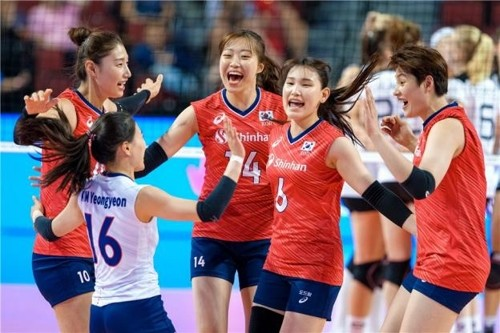
#> input picture Face Detection/data/image/sports_02.jpg, 500 x 333 px, found by its file name
$ jupyter execute haarcascade_face_detection.ipynb   (shell and % lines are left out)
#> lines starting #> are read from the running program, lines starting #| are printed output that depends on the picture; after the words box and inside, x2 and y2 are one past the last pixel; in counts of white or black regions, pixels touching at a corner belong together
haarcascade face detection

*   이미지 크기, 해상도에 영향을 받는다
*   사전에 만들어진 로직대로 인식하는 방식

[cell 1]
# 내 구글 드라이버에 연동
from google.colab import drive
drive.mount('/content/gdrive')

[cell 2]
# Colab에서 GitHub 에 있는 데이터 가져오기
# haarcascade xml 다운로드 URL : https://github.com/opencv/opencv
# Clone Web URL 를 복사해 옵니다.

[cell 3]
# haarcascade xml 파일만 복사
print('folder copy complete!!')

[cell 4]
# 다운로드 받았던 파일 제거(선택사항)

[cell 5]
# 필요한 패키지와 모듈을 불러옴
import cv2
from google.colab.patches import cv2_imshow
import numpy as np

[cell 6]
# OpenCV 버전 확인
print("OpenCV version:")
print(cv2.__version__)

[cell 7]
def detectAndDisplay(frame):
    # frame_width 에 맞춰 image resize
    (height, width) = frame.shape[:2]
    ratio = frame_width / width
    dimension = (frame_width, int(height * ratio))
    frame = cv2.resize(frame, dimension, interpolation = cv2.INTER_AREA)

    frame_gray = cv2.cvtColor(frame, cv2.COLOR_BGR2GRAY)  # 채널이 많으면 인식율이 떨어짐으로 하나의 채널로 변환(BGR to GRAY)
    frame_gray = cv2.equalizeHist(frame_gray)             # 디지털 이미지처럼 단순화함
    # faces detection 한다.
    faces = face_cascade.detectMultiScale(frame_gray)
    for (x,y,w,h) in faces:
        center = (x + w//2, y + h//2)
        frame = cv2.rectangle(frame, (x, y), (x+w, y+h), (0, 255, 0), 4)  # detection 된 얼굴에 사각형을 그린다.
        faceROI = frame_gray[y:y+h,x:x+w]  # frame_gray에서 방금 그린 얼굴 사각형 영역만 가져온다.(faceROI)
        # faceROI 에서 eyes 을 detection 한다.
        eyes = eyes_cascade.detectMultiScale(faceROI)
        for (x2,y2,w2,h2) in eyes:
            eye_center = (x + x2 + w2//2, y + y2 + h2//2)
            radius = int(round((w2 + h2)*0.25))  # 반지름 계산
            frame = cv2.circle(frame, eye_center, radius, (255, 0, 0 ), 4)  # detection 된 눈에 원을 그린다.

    print("#### Face detection(haarcascade) ####")
    # 이미지를 Display 한다.
    cv2_imshow(frame)

[cell 8]
# detection 하기 전에 원본 이미지를 Display 한다.
img = cv2.imread("gdrive/My Drive/CV/Face Detection/data/image/sports_02.jpg")
#> img is the input picture: shape (333, 500, 3); mean B, G, R 109.9, 101.4, 129
print("width: {} pixels".format(img.shape[1]))
#| width: 500 pixels
print("height: {} pixels".format(img.shape[0]))
#| height: 333 pixels
print("channels: {}".format(img.shape[2]))
#| channels: 3

(height, width) = img.shape[:2]
#> height = 333; width = 500

print("#### Original Image ####")
cv2_imshow(img)

[cell 9]
# 특성값이 미리 정의되어 있는 haarcascade xml 파일 위치 정의
face_cascade_name = 'gdrive/My Drive/CV/Face Detection/data/haarcascades/haarcascade_frontalface_alt.xml'     # 얼굴을 인식하는 feature 파일
eyes_cascade_name = 'gdrive/My Drive/CV/Face Detection/data/haarcascades/haarcascade_eye_tree_eyeglasses.xml' # 눈을 인식하는 feature 파일

# face_cascade 인스턴스를 생성한다.
face_cascade = cv2.CascadeClassifier()
# eyes_cascade 인스턴스를 생성한다.
eyes_cascade = cv2.CascadeClassifier()

[cell 10]
# cascades 파일을 불러온다.
if not face_cascade.load(cv2.samples.findFile(face_cascade_name)):
    print('--(!)Error loading face cascade')
    exit(0)
if not eyes_cascade.load(cv2.samples.findFile(eyes_cascade_name)):
    print('--(!)Error loading eyes cascade')
    exit(0)

# 이미지 width size 지정
frame_width = 650

# face detection 하고 display 하는 함수 호출
detectAndDisplay(img)
#> in detectAndDisplay, `frame = cv2.resize(frame, dimension, interpolation = cv2.INTER_AREA)`:
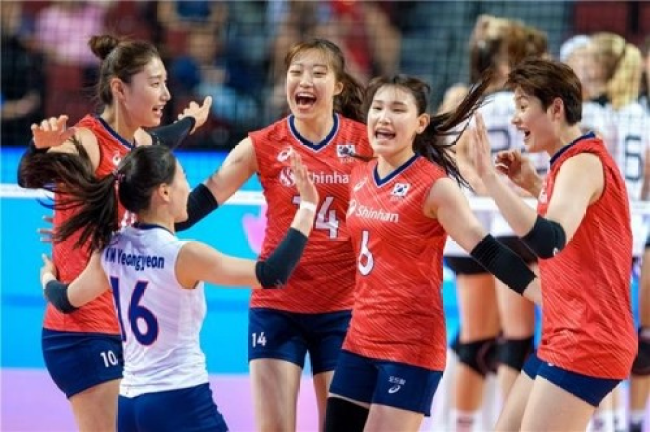
#> frame: shape (432, 650, 3); mean of channels 0, 1, 2 109.7, 101.3, 128.9; drawn as B, G, R
#> in detectAndDisplay, `frame_gray = cv2.cvtColor(frame, cv2.COLOR_BGR2GRAY)`:
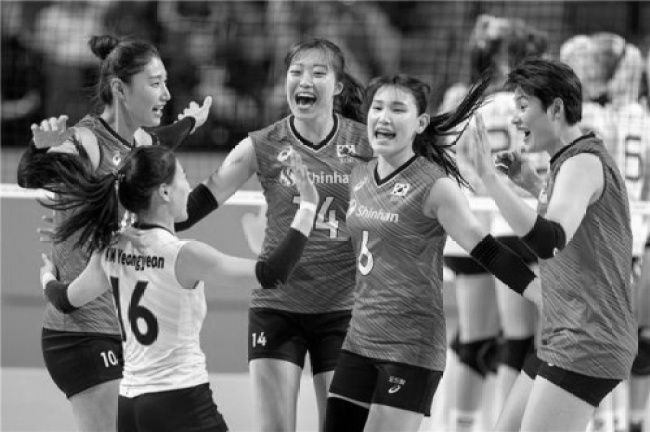
#> frame_gray: shape (432, 650); min 0, max 254, mean 110.6
#> in detectAndDisplay, `frame_gray = cv2.equalizeHist(frame_gray)`:
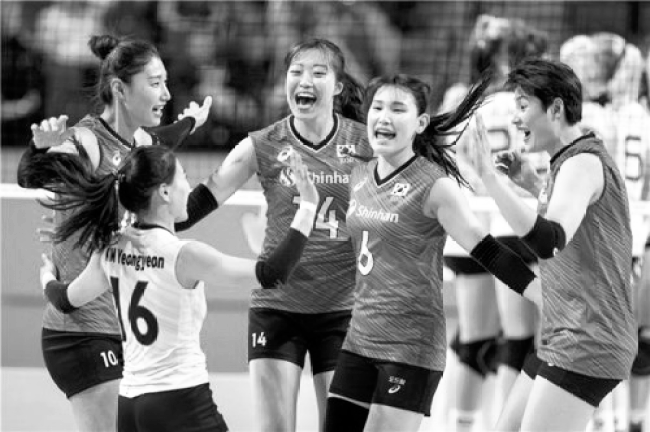
#> frame_gray: shape (432, 650); min 0, max 255, mean 128.1
#> in detectAndDisplay, `faces = face_cascade.detectMultiScale(frame_gray)`: faces = [[278, 50, 58, 58], [358, 85, 58, 58]]
#> the loop in detectAndDisplay, `for (x,y,w,h) in faces:` made 2 passes
#> (x, y, w, h, center) on passes 1 to 2: (278, 50, 58, 58, (307, 79)), (358, 85, 58, 58, (387, 114))
#> pass 1, in detectAndDisplay, `frame = cv2.rectangle(frame, (x, y), (x+w, y+h), (0, 255, 0), 4)`:
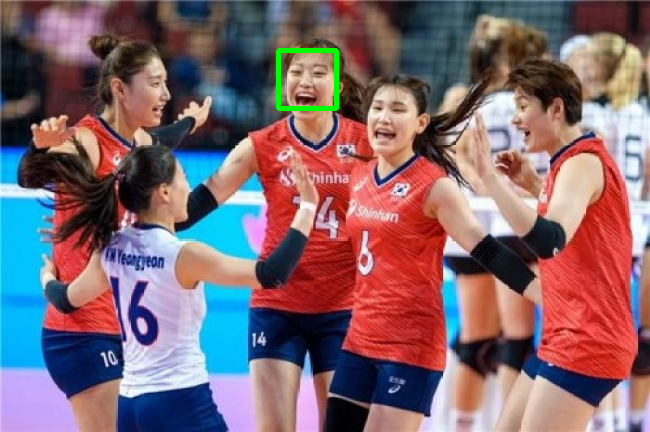
#> frame: shape (432, 650, 3); 0.41% of pixels changed, all inside (x1, y1, x2, y2) = (276, 48, 339, 111); drawn as B, G, R
#> pass 1, in detectAndDisplay, `faceROI = frame_gray[y:y+h,x:x+w]`:
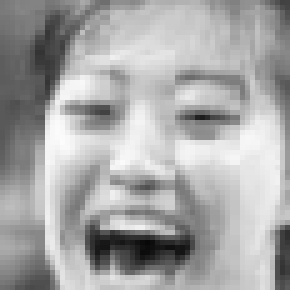
#> faceROI: shape (58, 58) (shown 5 times larger); min 8, max 252, mean 167.1
#> pass 2, in detectAndDisplay, `frame = cv2.rectangle(frame, (x, y), (x+w, y+h), (0, 255, 0), 4)`:
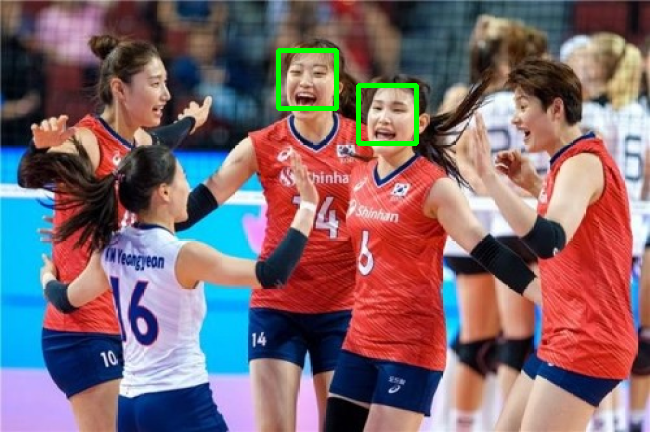
#> frame: shape (432, 650, 3); 0.41% of pixels changed, all inside (x1, y1, x2, y2) = (356, 83, 419, 146); drawn as B, G, R
#> pass 2, in detectAndDisplay, `faceROI = frame_gray[y:y+h,x:x+w]`:
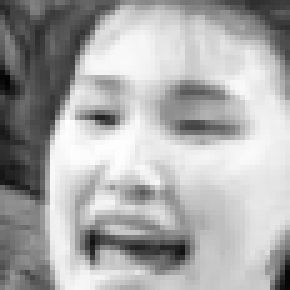
#> faceROI: shape (58, 58) (shown 5 times larger); min 3, max 254, mean 170.3

$ run again, with Face Detection/data/image/sports_01.jpg copied over Face Detection/data/image/sports_02.jpg
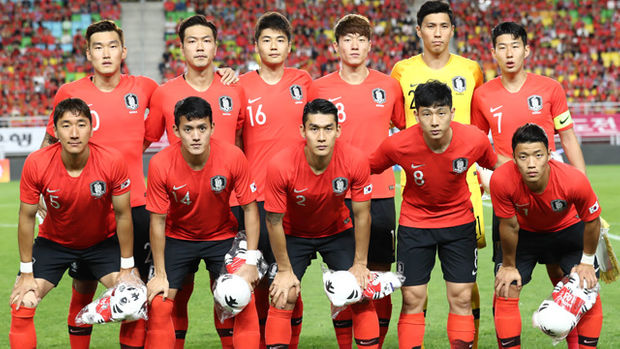
#> input picture Face Detection/data/image/sports_01.jpg, 620 x 349 px, found by its file name
#> img is the input picture: shape (349, 620, 3); mean B, G, R 81.6, 102.8, 161.6
#| width: 620 pixels
#| height: 349 pixels
#| channels: 3
#> in detectAndDisplay, `frame_gray = cv2.equalizeHist(frame_gray)`:
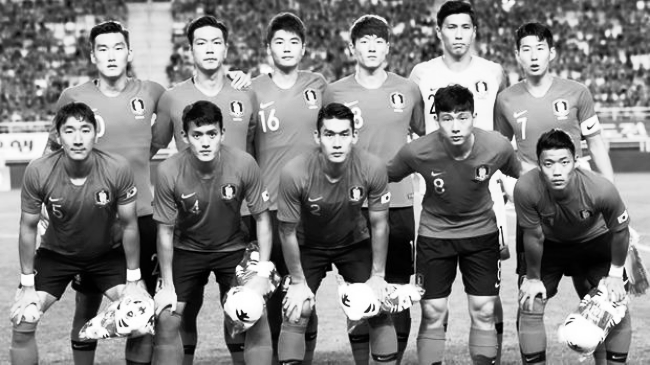
#> frame_gray: shape (365, 650); min 0, max 255, mean 128.1
#> faces = [[439, 11, 42, 42], [188, 26, 43, 43], [89, 31, 45, 45], [267, 27, 40, 40], [353, 27, 38, 38], [514, 33, 41, 41], [182, 117, 46, 46], [314, 116, 47, 47], [55, 113, 46, 46], [433, 102, 46, 46], [534, 144, 46, 46]]
#> the loop in detectAndDisplay, `for (x,y,w,h) in faces:` made 11 passes
#> (x, y, w, h, center) on passes 1 to 8: (439, 11, 42, 42, (460, 32)), (188, 26, 43, 43, (209, 47)), (89, 31, 45, 45, (111, 53)), (267, 27, 40, 40, (287, 47)), (353, 27, 38, 38, (372, 46)), (514, 33, 41, 41, (534, 53)), (182, 117, 46, 46, (205, 140)), (314, 116, 47, 47, (337, 139))
#> after the loop in detectAndDisplay, `for (x,y,w,h) in faces:`:
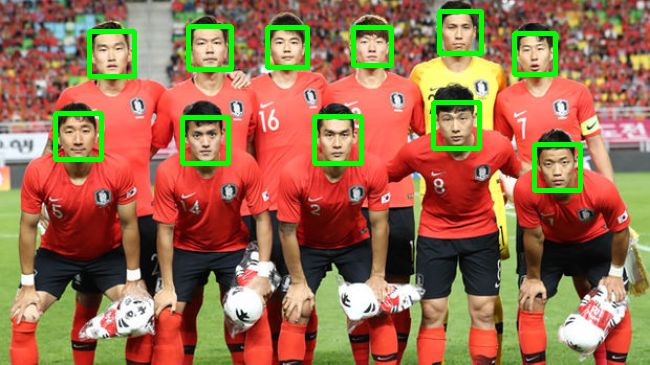
#> frame: shape (365, 650, 3); mean of channels 0, 1, 2 78.6, 109.2, 155.3; drawn as B, G, R

$ run again, with Face Detection/data/image/face_01.jpg copied over Face Detection/data/image/sports_02.jpg
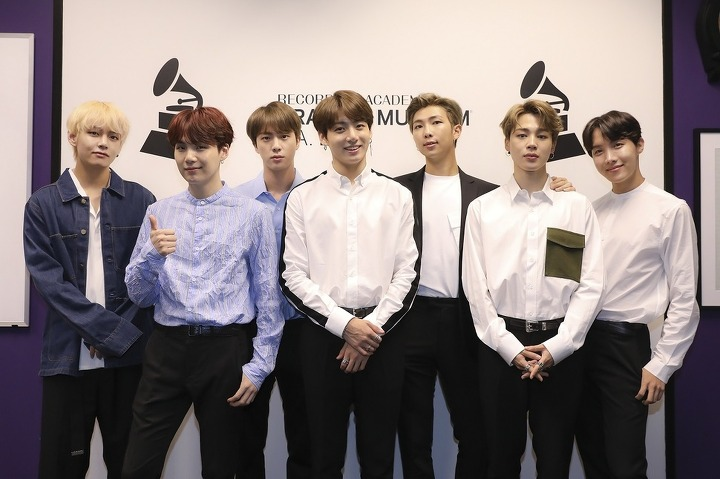
#> input picture Face Detection/data/image/face_01.jpg, 720 x 479 px, found by its file name
#> img is the input picture: shape (479, 720, 3); mean B, G, R 127.8, 128.1, 138.4
#| width: 720 pixels
#| height: 479 pixels
#| channels: 3
#> in detectAndDisplay, `frame_gray = cv2.equalizeHist(frame_gray)`:
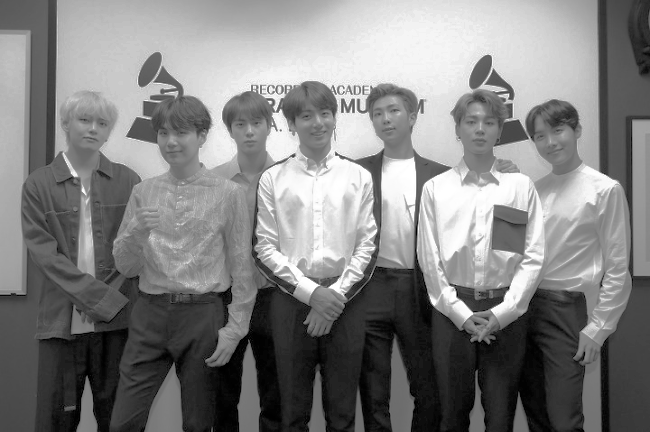
#> frame_gray: shape (432, 650); min 0, max 255, mean 128.7
#> faces = [[295, 99, 45, 45], [366, 95, 43, 43], [457, 104, 46, 46], [228, 108, 43, 43], [70, 103, 46, 46], [150, 116, 48, 48]]
#> the loop in detectAndDisplay, `for (x,y,w,h) in faces:` made 6 passes
#> (x, y, w, h, center) on passes 1 to 6: (295, 99, 45, 45, (317, 121)), (366, 95, 43, 43, (387, 116)), (457, 104, 46, 46, (480, 127)), (228, 108, 43, 43, (249, 129)), (70, 103, 46, 46, (93, 126)), (150, 116, 48, 48, (174, 140))
#> after the loop in detectAndDisplay, `for (x,y,w,h) in faces:`:
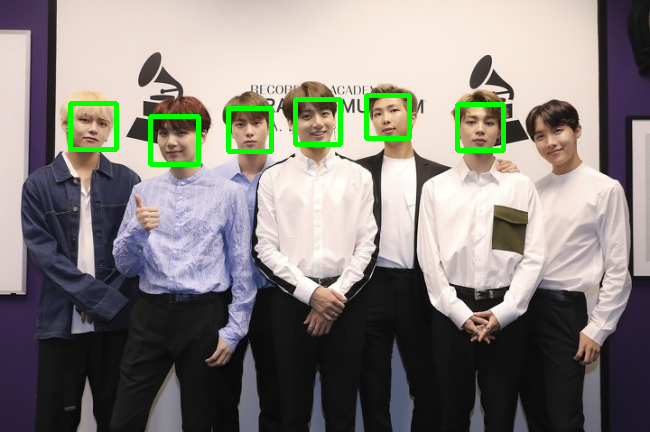
#> frame: shape (432, 650, 3); mean of channels 0, 1, 2 125.4, 130.2, 135.2; drawn as B, G, R

$ run again, with Face Detection/data/image/face_02.jpg copied over Face Detection/data/image/sports_02.jpg
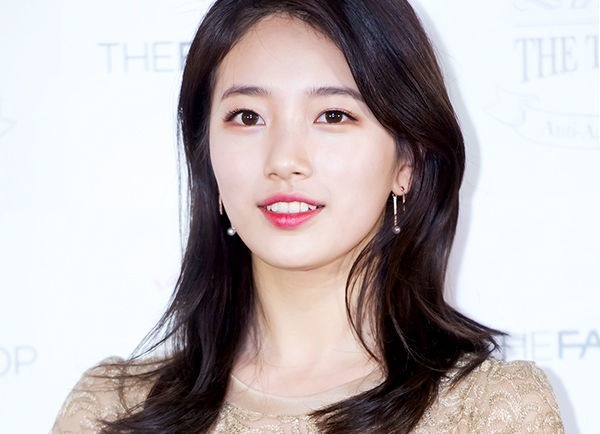
#> input picture Face Detection/data/image/face_02.jpg, 600 x 434 px, found by its file name
#> img is the input picture: shape (434, 600, 3); mean B, G, R 180.7, 179.7, 187.9
#| width: 600 pixels
#| height: 434 pixels
#| channels: 3
#> faces = [[197, 38, 238, 238]]
#> the loop in detectAndDisplay, `for (x,y,w,h) in faces:` made 1 pass
#> (x, y, w, h, center, eyes) on pass 1: (197, 38, 238, 238, (316, 157), [[44, 63, 54, 54], [138, 64, 51, 51]])
#> after the loop in detectAndDisplay, `for (x,y,w,h) in faces:`:
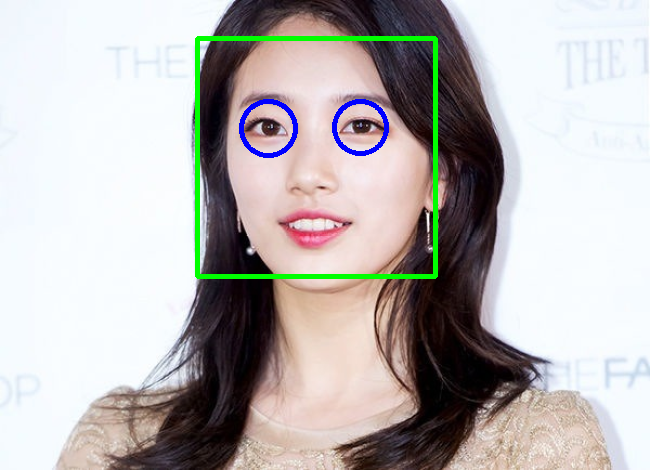
#> frame: shape (470, 650, 3); mean of channels 0, 1, 2 179.3, 180.8, 184.6; drawn as B, G, R
